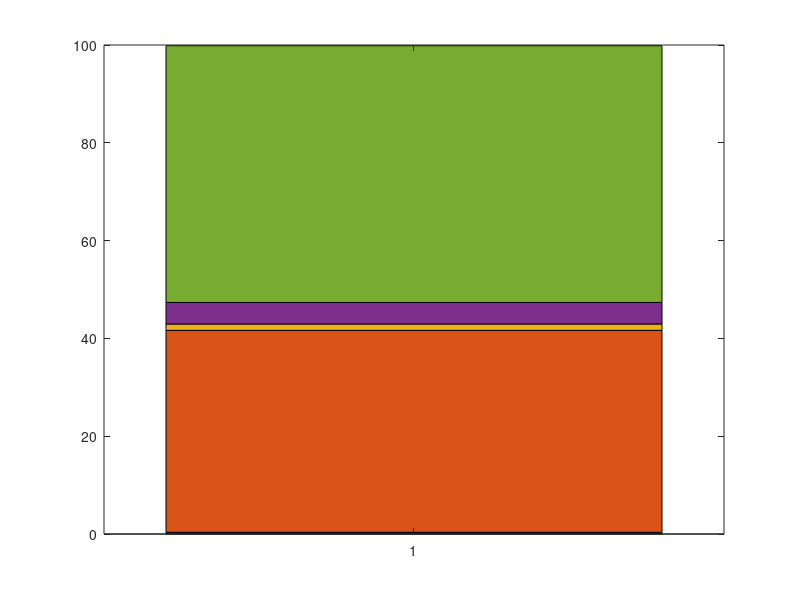

The MATLAB source for this figure:
clear all; clc; 

x = 1; 
contributions = [0.35 41.3 1.3 4.4  52.5]; % data from supplementary table 5

figure('color', [1 1 1])
b = bar(x,contributions,"stacked");
ylim([0 100])